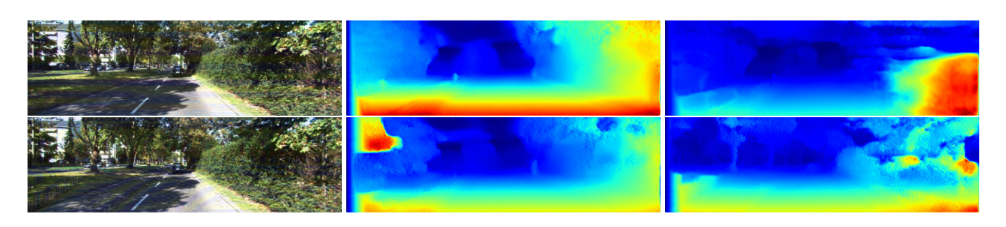
#> input picture depth_estimation/depth_example.png, 1006 x 227 px
$ python -i functions.py   (imports and definitions only)   (older library calls are emulated)
#> lines starting #> are read from the running program, lines starting #| are printed output that depends on the picture
import numpy as np
import skimage.io as sio

import cv2
import random
import math
import tensorflow as tf
# from skimage.io import imread
from skimage.transform import resize
from scipy.misc import imread, imresize


def flip(I, flip_p):
    # print(I.shape)
    if flip_p > 0.5:
        return I[:, ::-1, :]
    else:
        return I


def blur(img_temp, blur_p, blur_val):
    if blur_p > 0.5:
        return cv2.GaussianBlur(img_temp, (blur_val, blur_val), 1)
    else:
        return img_temp


# [23 lines left out: function rotate, not called in this run]


def rand_crop(img_temp, dim=[256, 512]):
    h = img_temp.shape[0]
    w = img_temp.shape[1]
    trig_h = trig_w = False
    if(h > dim[0]):
        h_p = int(random.uniform(0, 1)*(h-dim[0]))
        img_temp = img_temp[h_p:h_p+dim[0], :, :]
    elif(h < dim[0]):
        trig_h = True
    if(w > dim[1]):
        w_p = int(random.uniform(0, 1)*(w-dim[1]))
        img_temp = img_temp[:, w_p:w_p+dim[1], :]
    elif(w < dim[1]):
        trig_w = True
    if(trig_h or trig_w):
        pad = np.zeros((dim[0], dim[1], 3), dtype='uint8')
        pad[:, :, 0] += 104
        pad[:, :, 1] += 117
        pad[:, :, 2] += 123
        pad[:img_temp.shape[0], :img_temp.shape[1], :] = img_temp
        return pad
    else:
        return img_temp


def randomizer(img_temp):
    dim = (256, 512)
    flip_p = random.uniform(0, 1)
    scale_p = random.uniform(0, 1)
    blur_p = random.uniform(0, 1)
    blur_val = random.choice([3, 5, 7, 9])
    rot_p = np.random.uniform(0, 1)
    rot = random.choice([-10, -7, -5, -3, 3, 5, 7, 10])
    if(scale_p > .5):
        scale = random.uniform(0.75, 1.5)
    else:
        scale = 1
    # print('scale',scale)
    if(img_temp.shape[0] < img_temp.shape[1]/2.0):
        ratio = dim[0]*scale/float(img_temp.shape[0])
    else:
        ratio = dim[1]*scale/float(img_temp.shape[1])
    img_temp = cv2.resize(
        img_temp, (int(img_temp.shape[1]*ratio), int(img_temp.shape[0]*ratio)))
    # print(img_temp.shape)
    img_temp = flip(img_temp, flip_p)
    #print('flip', flip_p)
    #img_temp = rotate(img_temp,rot,rot_p)
    # print('rot',rot,rot_p)
    img_temp = blur(img_temp, blur_p, blur_val)
    # print('blur',blur_p,blur_val)
    img_temp = rand_crop(img_temp)
    # print('crop',img_temp.shape)
    #img_temp = img_temp.astype('float')
    return img_temp


def img_preprocess_random(img_path, size=224):
#> called with img_path = '../depth_example.png', size = 224
    mean = [103.939, 116.779, 123.68]
    img = imread(img_path)
#> img is the input picture: shape (227, 1006, 3); mean R, G, B 105.5, 142.6, 170.6
    img = randomizer(img)
#> in randomizer, `img_temp = cv2.resize( img_temp, (int(img_temp.shape[1]*ratio), int(im..`:
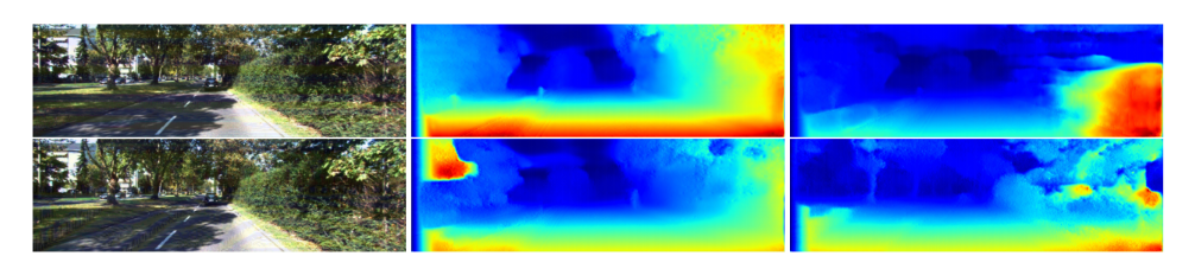
#> img_temp: shape (269, 1195, 3); mean of channels 0, 1, 2 105.4, 142.5, 170.5; drawn as R, G, B
#> in flip, `return I[:, ::-1, :]`:
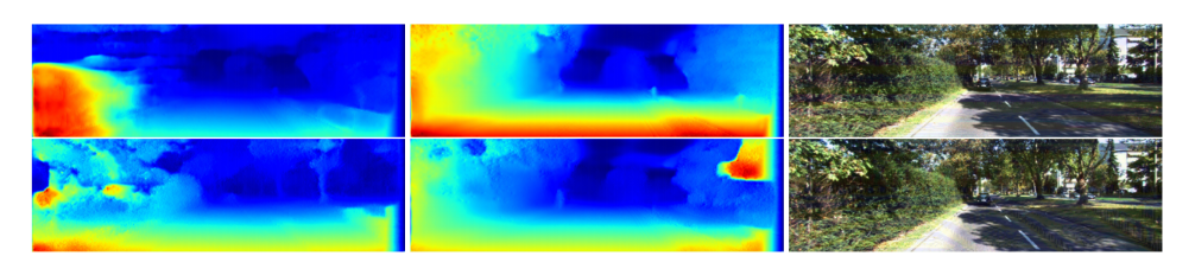
#> returned value: shape (269, 1195, 3); mean of channels 0, 1, 2 105.4, 142.5, 170.5; drawn as R, G, B
#> in rand_crop, `img_temp = img_temp[h_p:h_p+dim[0], :, :]`:
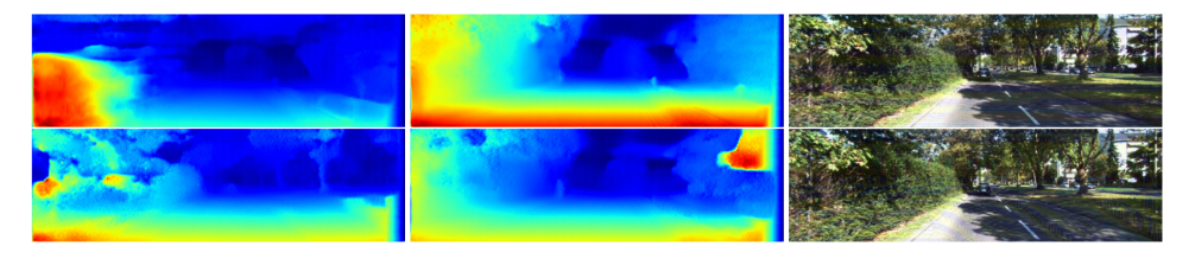
#> img_temp: shape (256, 1195, 3); mean of channels 0, 1, 2 97.8, 136.8, 166.2; drawn as R, G, B
#> in rand_crop, `img_temp = img_temp[:, w_p:w_p+dim[1], :]`:
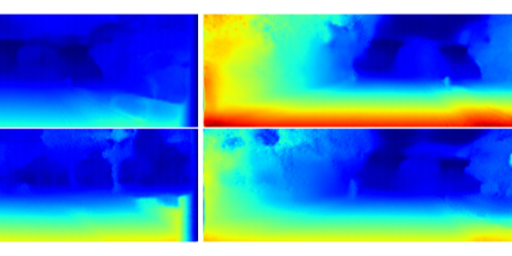
#> img_temp: shape (256, 512, 3); mean of channels 0, 1, 2 76.2, 132.6, 194.6; drawn as R, G, B
    img = resize(img, (size, size))*255.0
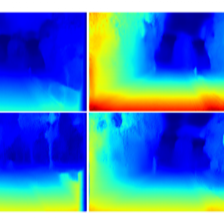
#> img: shape (224, 224, 3) float64; mean of channels 0, 1, 2 76.2, 132.6, 194.5; drawn as R, G, B
    if len(img.shape) == 2:
        img = np.dstack([img, img, img])
    img[:, :, 0] -= mean[2]
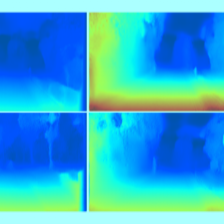
#> img: shape (224, 224, 3) float64; mean of channels 0, 1, 2 -47.5, 132.6, 194.5; drawn with min black and max white
    img[:, :, 1] -= mean[1]
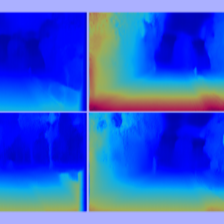
#> img: shape (224, 224, 3) float64; mean of channels 0, 1, 2 -47.5, 15.8, 194.5; drawn with min black and max white
    img[:, :, 2] -= mean[0]
    img[:, :, [0, 1, 2]] = img[:, :, [2, 1, 0]]
    img = np.reshape(img, [1, size, size, 3])
    return img


# [87 lines left out: functions new_img_preprocess, img_preprocess_depth, new_img_preprocess_inception, img_preprocess, not called in this run]


def downsample(inp):
    return np.reshape(inp[1:-2, 1:-2, :], [1, 224, 224, 3])


# [10 lines left out: function upsample, not called in this run]

>>> result = img_preprocess_random('../depth_example.png')
